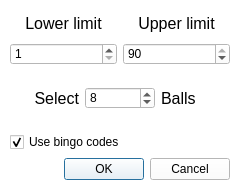
<?xml version="1.0" encoding="UTF-8"?>
<ui version="4.0">
 <class>Balls</class>
 <widget class="QDialog" name="Balls">
  <property name="geometry">
   <rect>
    <x>0</x>
    <y>0</y>
    <width>241</width>
    <height>193</height>
   </rect>
  </property>
  <property name="windowTitle">
   <string>Settings</string>
  </property>
  <property name="styleSheet">
   <string notr="true">background-color: white</string>
  </property>
  <widget class="QWidget" name="verticalLayoutWidget">
   <property name="geometry">
    <rect>
     <x>10</x>
     <y>10</y>
     <width>220</width>
     <height>170</height>
    </rect>
   </property>
   <layout class="QVBoxLayout" name="verticalLayout_3">
    <item>
     <layout class="QGridLayout" name="gridLayout">
      <item row="1" column="1">
       <widget class="QSpinBox" name="range_max">
        <property name="wrapping">
         <bool>false</bool>
        </property>
        <property name="minimum">
         <number>1</number>
        </property>
        <property name="maximum">
         <number>90</number>
        </property>
        <property name="value">
         <number>90</number>
        </property>
       </widget>
      </item>
      <item row="1" column="0">
       <widget class="QSpinBox" name="range_min">
        <property name="minimum">
         <number>1</number>
        </property>
       </widget>
      </item>
      <item row="0" column="0">
       <widget class="QLabel" name="amountOfBallsLabel">
        <property name="font">
         <font>
          <pointsize>12</pointsize>
         </font>
        </property>
        <property name="text">
         <string>Lower limit</string>
        </property>
        <property name="scaledContents">
         <bool>false</bool>
        </property>
        <property name="alignment">
         <set>Qt::AlignCenter</set>
        </property>
       </widget>
      </item>
      <item row="0" column="1">
       <widget class="QLabel" name="ballsToPickLabel">
        <property name="font">
         <font>
          <pointsize>12</pointsize>
         </font>
        </property>
        <property name="text">
         <string>Upper limit</string>
        </property>
        <property name="alignment">
         <set>Qt::AlignCenter</set>
        </property>
       </widget>
      </item>
     </layout>
    </item>
    <item>
     <layout class="QHBoxLayout" name="horizontalLayout">
      <item>
       <widget class="QLabel" name="label_2">
        <property name="font">
         <font>
          <pointsize>12</pointsize>
         </font>
        </property>
        <property name="text">
         <string>Select</string>
        </property>
        <property name="alignment">
         <set>Qt::AlignRight|Qt::AlignTrailing|Qt::AlignVCenter</set>
        </property>
       </widget>
      </item>
      <item>
       <widget class="QSpinBox" name="sample">
        <property name="minimum">
         <number>1</number>
        </property>
        <property name="maximum">
         <number>90</number>
        </property>
        <property name="value">
         <number>8</number>
        </property>
       </widget>
      </item>
      <item>
       <widget class="QLabel" name="label_3">
        <property name="font">
         <font>
          <pointsize>12</pointsize>
         </font>
        </property>
        <property name="text">
         <string>Balls</string>
        </property>
       </widget>
      </item>
     </layout>
    </item>
    <item>
     <widget class="QCheckBox" name="checkBox">
      <property name="text">
       <string>Use bingo codes</string>
      </property>
      <property name="checked">
       <bool>true</bool>
      </property>
     </widget>
    </item>
    <item>
     <widget class="QDialogButtonBox" name="buttonBox">
      <property name="styleSheet">
       <string notr="true"/>
      </property>
      <property name="orientation">
       <enum>Qt::Horizontal</enum>
      </property>
      <property name="standardButtons">
       <set>QDialogButtonBox::Cancel|QDialogButtonBox::Ok</set>
      </property>
     </widget>
    </item>
   </layout>
  </widget>
 </widget>
 <tabstops>
  <tabstop>range_min</tabstop>
  <tabstop>range_max</tabstop>
  <tabstop>sample</tabstop>
  <tabstop>checkBox</tabstop>
 </tabstops>
 <resources/>
 <connections>
  <connection>
   <sender>buttonBox</sender>
   <signal>accepted()</signal>
   <receiver>Balls</receiver>
   <slot>accept()</slot>
   <hints>
    <hint type="sourcelabel">
     <x>248</x>
     <y>254</y>
    </hint>
    <hint type="destinationlabel">
     <x>157</x>
     <y>274</y>
    </hint>
   </hints>
  </connection>
  <connection>
   <sender>buttonBox</sender>
   <signal>rejected()</signal>
   <receiver>Balls</receiver>
   <slot>reject()</slot>
   <hints>
    <hint type="sourcelabel">
     <x>316</x>
     <y>260</y>
    </hint>
    <hint type="destinationlabel">
     <x>286</x>
     <y>274</y>
    </hint>
   </hints>
  </connection>
 </connections>
</ui>
